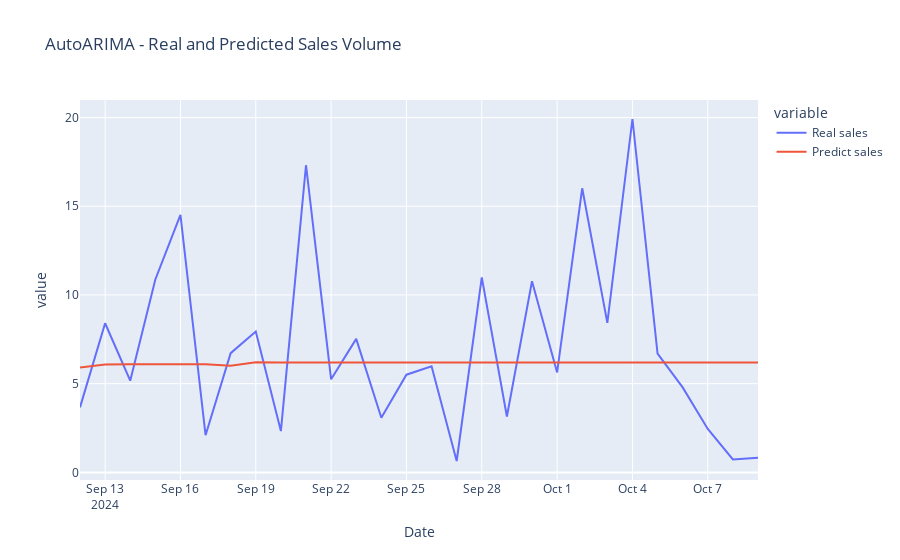

The notebook cell saved with this chart:
### Code cell
# Reset the DataFrame index and rename the index column to 'Date' for clearer plotting
df_plot_mean = df_plot_mean.reset_index().rename(columns={'index': 'Date'})

# Plot the results
fig = px.line(df_plot_mean, x='Date', y=['Real sales', 'Predict sales'], title='AutoARIMA - Real and Predicted Sales Volume')
fig.show()

### Figure 1 — Plotly figure (JSON) as saved in the notebook; plotly's stock layout.template omitted (floating-point values rounded to 4 significant figures)
{"data": [{"hovertemplate": "variable=Real sales<br>Date=%{x}<br>value=%{y}<extra></extra>", "legendgroup": "Real sales", "line": {"color": "#636efa", "dash": "solid"}, "marker": {"symbol": "circle"}, "mode": "lines", "name": "Real sales", "orientation": "v", "showlegend": true, "type": "scatter", "x": ["2024-09-12T00:00:00", "2024-09-13T00:00:00", "2024-09-14T00:00:00", "2024-09-15T00:00:00", "2024-09-16T00:00:00", "2024-09-17T00:00:00", "2024-09-18T00:00:00", "2024-09-19T00:00:00", "2024-09-20T00:00:00", "2024-09-21T00:00:00", "2024-09-22T00:00:00", "2024-09-23T00:00:00", "2024-09-24T00:00:00", "2024-09-25T00:00:00", "2024-09-26T00:00:00", "2024-09-27T00:00:00", "2024-09-28T00:00:00", "2024-09-29T00:00:00", "2024-09-30T00:00:00", "2024-10-01T00:00:00", "2024-10-02T00:00:00", "2024-10-03T00:00:00", "2024-10-04T00:00:00", "2024-10-05T00:00:00", "2024-10-06T00:00:00", "2024-10-07T00:00:00", "2024-10-08T00:00:00", "2024-10-09T00:00:00"], "xaxis": "x", "y": [3.665, 8.406, 5.171, 10.87, 14.52, 2.094, 6.718, 7.935, 2.329, 17.31, 5.247, 7.524, 3.076, 5.506, 5.976, 0.6412, 10.99, 3.147, 10.77, 5.635, 16.01, 8.429, 19.92, 6.7, 4.788, 2.447, 0.7294, 0.8294], "yaxis": "y"}, {"hovertemplate": "variable=Predict sales<br>Date=%{x}<br>value=%{y}<extra></extra>", "legendgroup": "Predict sales", "line": {"color": "#EF553B", "dash": "solid"}, "marker": {"symbol": "circle"}, "mode": "lines", "name": "Predict sales", "orientation": "v", "showlegend": true, "type": "scatter", "x": ["2024-09-12T00:00:00", "2024-09-13T00:00:00", "2024-09-14T00:00:00", "2024-09-15T00:00:00", "2024-09-16T00:00:00", "2024-09-17T00:00:00", "2024-09-18T00:00:00", "2024-09-19T00:00:00", "2024-09-20T00:00:00", "2024-09-21T00:00:00", "2024-09-22T00:00:00", "2024-09-23T00:00:00", "2024-09-24T00:00:00", "2024-09-25T00:00:00", "2024-09-26T00:00:00", "2024-09-27T00:00:00", "2024-09-28T00:00:00", "2024-09-29T00:00:00", "2024-09-30T00:00:00", "2024-10-01T00:00:00", "2024-10-02T00:00:00", "2024-10-03T00:00:00", "2024-10-04T00:00:00", "2024-10-05T00:00:00", "2024-10-06T00:00:00", "2024-10-07T00:00:00", "2024-10-08T00:00:00", "2024-10-09T00:00:00"], "xaxis": "x", "y": [5.904, 6.086, 6.093, 6.083, 6.095, 6.098, 6.015, 6.208, 6.188, 6.185, 6.199, 6.189, 6.186, 6.192, 6.19, 6.19, 6.193, 6.187, 6.19, 6.192, 6.192, 6.196, 6.192, 6.194, 6.193, 6.192, 6.194, 6.19], "yaxis": "y"}], "layout": {"legend": {"title": {"text": "variable"}, "tracegroupgap": 0}, "title": {"text": "AutoARIMA - Real and Predicted Sales Volume"}, "xaxis": {"anchor": "y", "domain": [0, 1], "title": {"text": "Date"}}, "yaxis": {"anchor": "x", "domain": [0, 1], "title": {"text": "value"}}}}
